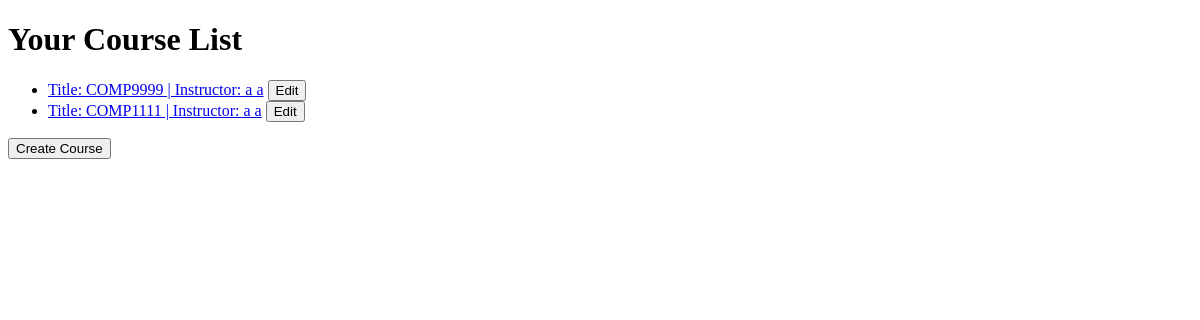
/system/view/2/, run on an earlier commit of the app's database.
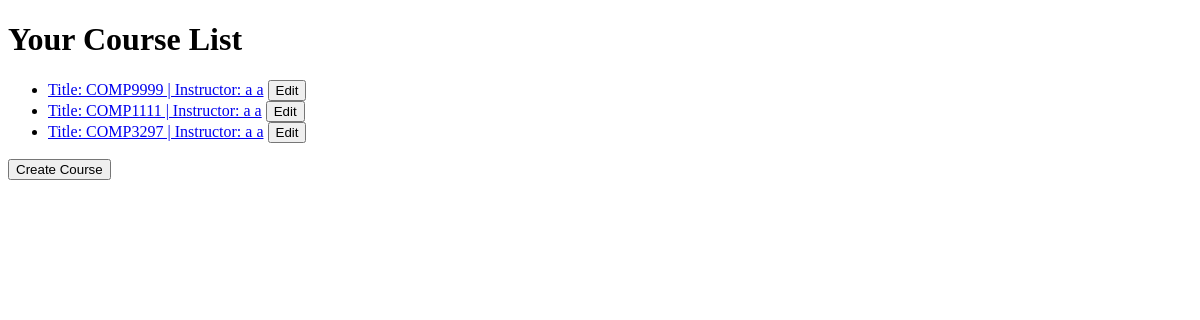
And on a later commit of the database.
### system/models.py (models this page shows, shortened)
class Course(models.Model):
	instructor = models.ForeignKey(Instructor, on_delete=models.CASCADE)
	category = models.ForeignKey(Category,on_delete=models.CASCADE)
	title = models.CharField(max_length=200)
	description = models.TextField()
	CECU_value = models.IntegerField()
	STATUS = (
		(0,'Open'),
		(1,'Pending'),
		(2,'Closed'),
	)
	status = models.IntegerField(choices=STATUS)
	def __str__(self):
		return f'Title: {self.title} | Instructor: {self.instructor.first_name} {self.instructor.last_name}'

### system/views.py (the view)
# urls.py: path('view/<int:user_id>/', views.showCourses, name='showCourses'),                                               # view course list
def showCourses(request, **kwargs):
	user_id = kwargs['user_id']
	users = Instructor.objects.filter(id=user_id)
	template = loader.get_template("showCourses.html")
	if len(users)==0:
		type = 'learner'
		user = Learner.objects.filter(id=user_id)[0]
		course_list = list(enroll.course for enroll in Enroll.objects.filter(learner__id=user_id).order_by('status'))
		status = list(enroll.status for enroll in Enroll.objects.filter(learner__id=user_id).order_by('status'))
	else:
		user = users[0]
		type = 'instructor'
		course_list = list(Course.objects.filter(instructor__id=user_id).order_by('status'))
		status = list(c.status for c in Course.objects.filter(instructor__id=user_id).order_by('status'))
	context = {
		'course_list': course_list,
		'type': type,
		'status': status,
		'user':user,
	}
	return HttpResponse(template.render(context, request))

### templates/manageModules/showCourses.html (shortened to what this page needs)
<!DOCTYPE html>
<html>
<head>
	<h1>Your Course List</h1>
	<link rel="stylesheet" type="text/css" href="/static/stylesheets/style_show_c.css">
</head>
<body>
	{% if type == "instructor" %}
		<ul>
		{% for course in course_list %}
			<li>
				<a href="/system/view/{{user.id}}/{{course.id}}/">{{course}}</a>
				<button class="editCourse" data-courseID="{{course.id}}" data-instructorID="{{user.id}}">Edit</button>
			</li>
		{% endfor %}
		</ul>
		<button id="create_course" data-instructorID="{{user.id}}">Create Course</button>
	{% endif %}
</body>
</html>

What changed in the data, as far as the page shows it:
added Course: title+instructor "Title: COMP3297 | Instructor: a a"
